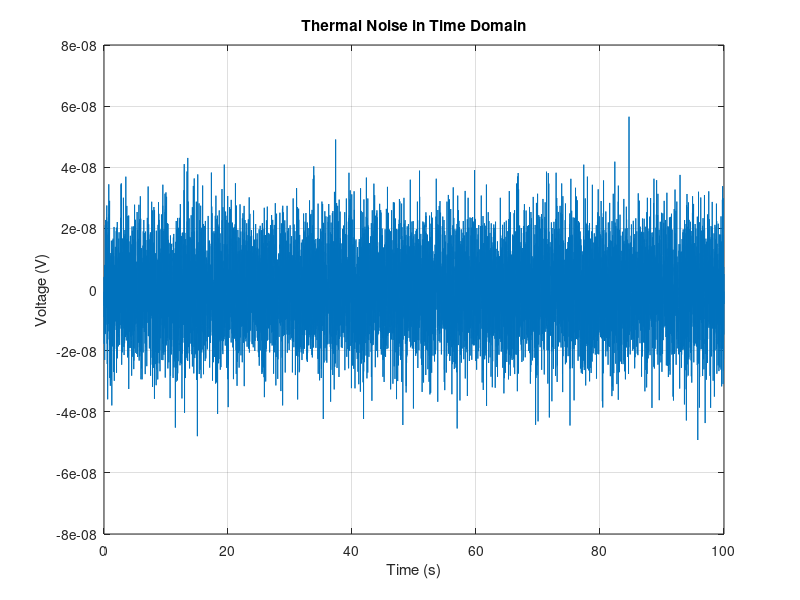
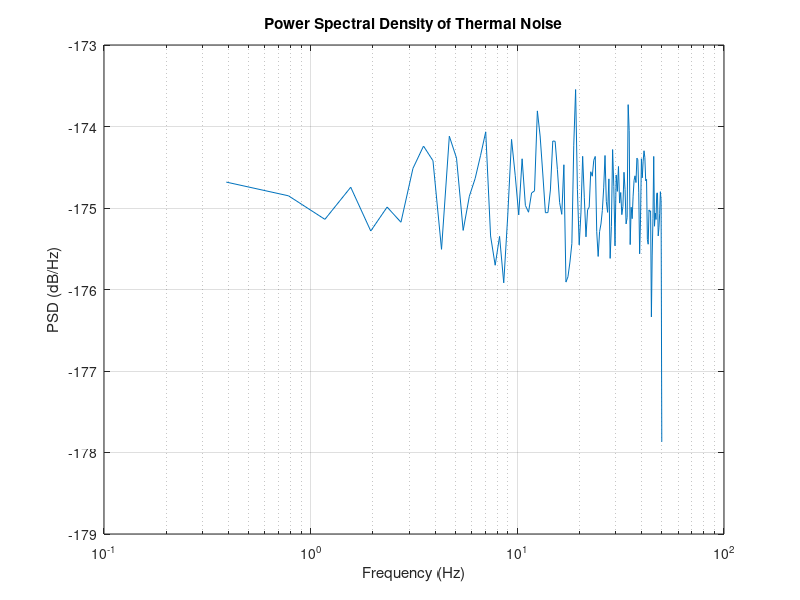

These charts were generated, in order, by the following MATLAB code: (Note: this script raises an error after producing the figures.)
%% Thermal Noise Simulation and PSD Analysis

clc;
clear;
close all;

%% Parameters
k = 1.38e-23;      % Boltzmann constant (J/K)
T = 300;           % Temperature (K)
R = 100;           % Resistance (Ohms)
B = 100;           % Bandwidth (Hz)

n_samples = 10000; % Number of samples
fs = B;            % Sampling frequency

%% Time Vector
time = (0:n_samples-1)/fs;

%% Thermal Noise Generation
Vrms = sqrt(4 * k * T * R * B);   % Theoretical RMS voltage
thermal_noise = Vrms * randn(1, n_samples);

%% Display RMS Comparison
measured_rms = rms(thermal_noise);

fprintf('Theoretical RMS Voltage: %e V\n', Vrms);
fprintf('Measured RMS Voltage:    %e V\n', measured_rms);

%% Time Domain Plot
figure;
plot(time, thermal_noise);
title('Thermal Noise in Time Domain');
xlabel('Time (s)');
ylabel('Voltage (V)');
grid on;

%% Power Spectral Density (PSD) using Welch Method
figure;
[psd, freq] = pwelch(thermal_noise, [], [], [], fs);

semilogx(freq, 10*log10(psd));
title('Power Spectral Density of Thermal Noise');
xlabel('Frequency (Hz)');
ylabel('PSD (dB/Hz)');
grid on;

%% Histogram to Verify Gaussian Distribution
figure;
histogram(thermal_noise, 50);
title('Histogram of Thermal Noise (Gaussian Check)');
xlabel('Voltage (V)');
ylabel('Count');
grid on;
